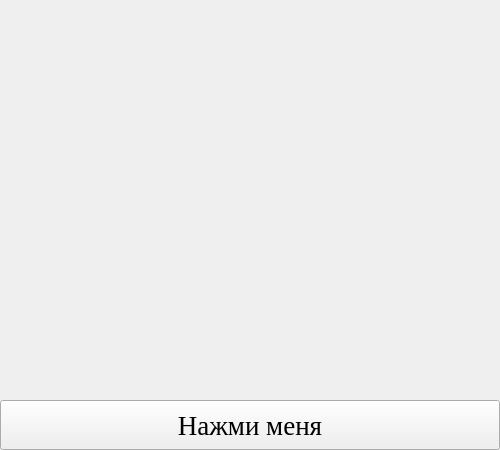
<?xml version="1.0" encoding="UTF-8"?>
<ui version="4.0">
 <class>MainWindow</class>
 <widget class="QMainWindow" name="MainWindow">
  <property name="geometry">
   <rect>
    <x>0</x>
    <y>0</y>
    <width>500</width>
    <height>450</height>
   </rect>
  </property>
  <property name="windowTitle">
   <string>Git и желтые круги</string>
  </property>
  <widget class="QWidget" name="centralwidget">
   <widget class="QPushButton" name="pushButton">
    <property name="geometry">
     <rect>
      <x>0</x>
      <y>400</y>
      <width>500</width>
      <height>50</height>
     </rect>
    </property>
    <property name="font">
     <font>
      <family>Times New Roman</family>
      <pointsize>20</pointsize>
     </font>
    </property>
    <property name="text">
     <string>Нажми меня</string>
    </property>
   </widget>
  </widget>
  <widget class="QMenuBar" name="menubar">
   <property name="geometry">
    <rect>
     <x>0</x>
     <y>0</y>
     <width>500</width>
     <height>21</height>
    </rect>
   </property>
  </widget>
 </widget>
 <resources/>
 <connections/>
</ui>
